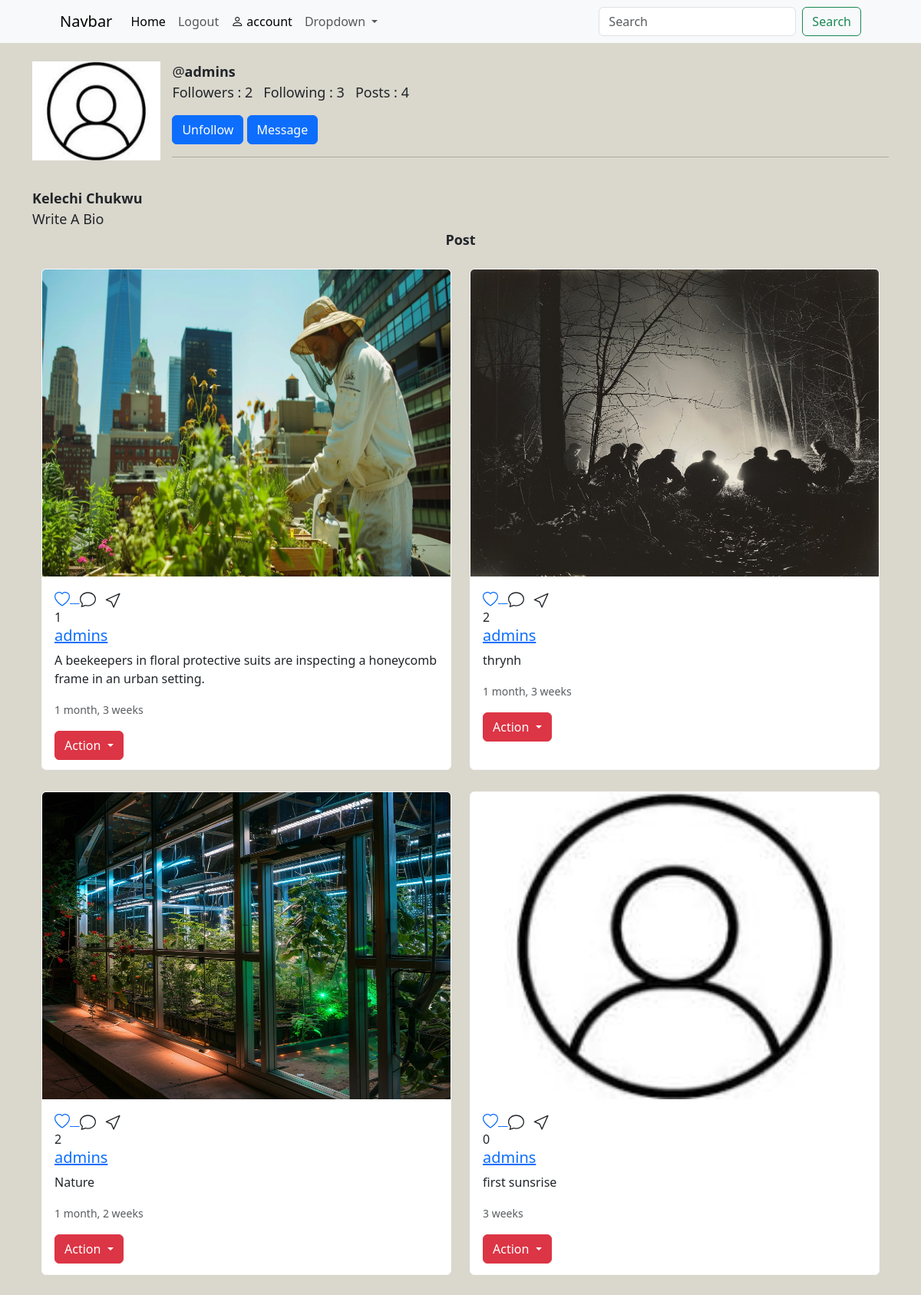
Page /admins/ (signed in) on the committed database.
### main/models.py (models this page shows, shortened)
class Profile(models.Model):
    user = models.OneToOneField(User,on_delete=models.CASCADE)
    bio = models.TextField(max_length=500,blank=True)
    profile_picture = models.ImageField(upload_to="profile_picture/",blank=True)

class Post(models.Model):
    user = models.ForeignKey(User,on_delete=models.CASCADE)
    image = models.ImageField(upload_to='posts/')
    caption = models.TextField(blank=True)
    create_at = models.DateTimeField(auto_now_add=True)
    likes = models.IntegerField(default=0)

### main/views.py (the view)
# urls.py: path('<str:username>/',views.profile_user,name="profile"),
@login_required(login_url='login')
def profile_user(request,username):
    try:
        user = get_object_or_404(User,username=username)
        profile = Profile.objects.get(user=user)
        pic = user.post_set.all()
        following = Follow.objects.filter(follower=request.user,following=user)
    except :
        messages.success(request,'doesnt exist')
        return redirect('home')
    context = {'profile':profile,'pic':pic,'following':following}
    return render(request,'profile.html',context)

### templates/profile.html (shortened to what this page needs)
{% extends 'partial/main.html' %}
{% load static %}
{% block content %}
<br>
<div class="container">
        {% if profile.profile_picture %}
        <img src="{{profile.profile_picture.url }}" alt="" width="15%" class="rounded-circle" id="pic">
        {% else %}
        <img src="{% static 'media/profile_picture/download.jpg' %}" alt="" id="pic" width="15%" >
        {% endif %}
        <p style="font-size: large;" >
            @<b>{{profile.user}}</b>
            <br>
            Followers : {{profile.user.followers.count}} &nbsp;
            Following : {{profile.user.following.count}} &nbsp;
            Posts : {{pic.count}} <br>
            {% if profile.user != request.user %}
                {% if following %}
                <form action="{% url 'unfollow' profile.user.username %}" method="post">
                    <button type="submit" class="btn btn-primary">Unfollow </button>
                    <button type="button" class="btn btn-primary" >Message</button>
                </form>
                {% else%}
                <form action="{% url 'follow' profile.user.username %}" method="post">
                    {% csrf_token %}
                    <button type="submit" class="btn btn-primary">Follow </button>
                </form>
                {% endif %}
            {% else %}
                <a href="#" class="btn btn-outline-primary" role="button">Edit Profile</a>
            {% endif %}
        </p>
            <hr>
        <br>
        <div style="font-size: large;">
            <b>{{profile.user.first_name}}  {{profile.user.last_name}}</b>
            <br>
            {% if profile.bio %}
                    <pre>{{profile.bio}}</pre>
            {% else %}
                Write A Bio
            {% endif %} <br>
        </div>
        <div align="center" style="font-size: large;">
                <b>Post</b>
        </div>
        <br>
        <div class="container">
            <div class="row">
                {% for post in pic%}
                <div class="col-lg-6" >
                    <div class="card col-sm-12 mb-4 card border-light" style="height: 96%;">
                        <a href="{% url 'post_detail' post.id %}"><img src="{{post.image.url}}" class="card-img-top" alt="..." height="400"></a>
                        <div class="card-body">
                            <div class="run">
                                <a href="{% url 'like_detail' post.id %}">
                                </a>
                            </div>
                            {{post.likes}}
                        <a href="{% url 'profile' post.user.username %}"><h5 class="card-title">{{post.user}}</h5> </a>
                        {% if post.caption %}
                        <p class="card-text">{{post.caption}}</p>
                        {% else %}
                        <br><br><br><br>
                        {% endif %}
                        <p class="card-text"><small class="text-body-secondary">{{post.create_at|timesince}}</small></p>
                                    <div class="btn-group">
                                        <button type="button" class="btn btn-danger dropdown-toggle" data-bs-toggle="dropdown" aria-expanded="false">
                                        Action
                                        </button>
                                    </div>
                        </div>
                    </div>
                </div>
                {% endfor %}
        </div>
</div>
{% endblock content %}

### static/css/style.css (style rules this page uses)
.body { background-color: #dad7cd; }

### templates/profile.html (style rules this page uses)
#pic { float: left; margin-right: 15px; }

### rows in the picture
Profile: user "admins", user.followers.count "2", user.following.count "3", user.first_name "Kelechi", user.last_name "Chukwu"
Post: image (picture), likes "1", user "admins", caption "A beekeepers in floral protective suits are inspecting a honeycomb frame in an urban setting.", create_at "1 month, 3 weeks"
Post: image (picture), likes "2", user "admins", caption "thrynh", create_at "1 month, 3 weeks"
Post: image (picture), likes "2", user "admins", caption "Nature", create_at "1 month, 2 weeks"
Post: image (picture), likes "0", user "admins", caption "first sunsrise", create_at "3 weeks"

### other values in the picture
{{ pic.count }} "4"
